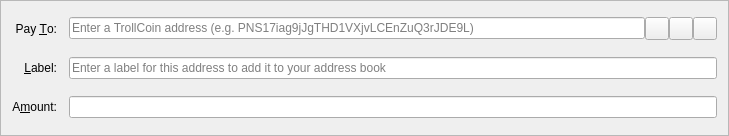
<?xml version="1.0" encoding="UTF-8"?>
<ui version="4.0">
 <class>SendCoinsEntry</class>
 <widget class="QFrame" name="SendCoinsEntry">
  <property name="geometry">
   <rect>
    <x>0</x>
    <y>0</y>
    <width>729</width>
    <height>136</height>
   </rect>
  </property>
  <property name="windowTitle">
   <string>Form</string>
  </property>
  <property name="frameShape">
   <enum>QFrame::StyledPanel</enum>
  </property>
  <property name="frameShadow">
   <enum>QFrame::Sunken</enum>
  </property>
  <layout class="QGridLayout" name="gridLayout">
   <property name="spacing">
    <number>12</number>
   </property>
   <item row="5" column="0">
    <widget class="QLabel" name="label">
     <property name="text">
      <string>A&amp;mount:</string>
     </property>
     <property name="alignment">
      <set>Qt::AlignRight|Qt::AlignTrailing|Qt::AlignVCenter</set>
     </property>
     <property name="buddy">
      <cstring>payAmount</cstring>
     </property>
    </widget>
   </item>
   <item row="3" column="0">
    <widget class="QLabel" name="label_2">
     <property name="text">
      <string>Pay &amp;To:</string>
     </property>
     <property name="alignment">
      <set>Qt::AlignRight|Qt::AlignTrailing|Qt::AlignVCenter</set>
     </property>
     <property name="buddy">
      <cstring>payTo</cstring>
     </property>
    </widget>
   </item>
   <item row="5" column="1">
    <widget class="BitcoinAmountField" name="payAmount"/>
   </item>
   <item row="4" column="1">
    <layout class="QHBoxLayout" name="horizontalLayout_2">
     <property name="spacing">
      <number>0</number>
     </property>
     <item>
      <widget class="QValidatedLineEdit" name="addAsLabel">
       <property name="enabled">
        <bool>true</bool>
       </property>
       <property name="toolTip">
        <string>Enter a label for this address to add it to your address book</string>
       </property>
       <property name="placeholderText">
        <string>Enter a label for this address to add it to your address book</string>
       </property>
      </widget>
     </item>
    </layout>
   </item>
   <item row="4" column="0">
    <widget class="QLabel" name="label_4">
     <property name="text">
      <string>&amp;Label:</string>
     </property>
     <property name="alignment">
      <set>Qt::AlignRight|Qt::AlignTrailing|Qt::AlignVCenter</set>
     </property>
     <property name="buddy">
      <cstring>addAsLabel</cstring>
     </property>
    </widget>
   </item>
   <item row="3" column="1">
    <layout class="QHBoxLayout" name="payToLayout">
     <property name="spacing">
      <number>0</number>
     </property>
     <item>
      <widget class="QValidatedLineEdit" name="payTo">
       <property name="toolTip">
        <string>The address to send the payment to</string>
       </property>
       <property name="maxLength">
        <number>34</number>
       </property>
       <property name="placeholderText">
        <string>Enter a TrollCoin address (e.g. PNS17iag9jJgTHD1VXjvLCEnZuQ3rJDE9L)</string>
       </property>
      </widget>
     </item>
     <item>
      <widget class="QToolButton" name="addressBookButton">
       <property name="toolTip">
        <string>Choose address from address book</string>
       </property>
       <property name="text">
        <string/>
       </property>
       <property name="icon">
        <iconset resource="../bitcoin.qrc">
         <normaloff>:/icons/address-book</normaloff>:/icons/address-book</iconset>
       </property>
       <property name="shortcut">
        <string>Alt+A</string>
       </property>
      </widget>
     </item>
     <item>
      <widget class="QToolButton" name="pasteButton">
       <property name="toolTip">
        <string>Paste address from clipboard</string>
       </property>
       <property name="text">
        <string/>
       </property>
       <property name="icon">
        <iconset resource="../bitcoin.qrc">
         <normaloff>:/icons/editpaste</normaloff>:/icons/editpaste</iconset>
       </property>
       <property name="shortcut">
        <string>Alt+P</string>
       </property>
      </widget>
     </item>
     <item>
      <widget class="QToolButton" name="deleteButton">
       <property name="toolTip">
        <string>Remove this recipient</string>
       </property>
       <property name="text">
        <string/>
       </property>
       <property name="icon">
        <iconset resource="../bitcoin.qrc">
         <normaloff>:/icons/remove</normaloff>:/icons/remove</iconset>
       </property>
      </widget>
     </item>
    </layout>
   </item>
  </layout>
 </widget>
 <customwidgets>
  <customwidget>
   <class>BitcoinAmountField</class>
   <extends>QLineEdit</extends>
   <header>bitcoinamountfield.h</header>
   <container>1</container>
  </customwidget>
  <customwidget>
   <class>QValidatedLineEdit</class>
   <extends>QLineEdit</extends>
   <header>qvalidatedlineedit.h</header>
  </customwidget>
 </customwidgets>
 <resources>
  <include location="../bitcoin.qrc"/>
 </resources>
 <connections/>
</ui>
